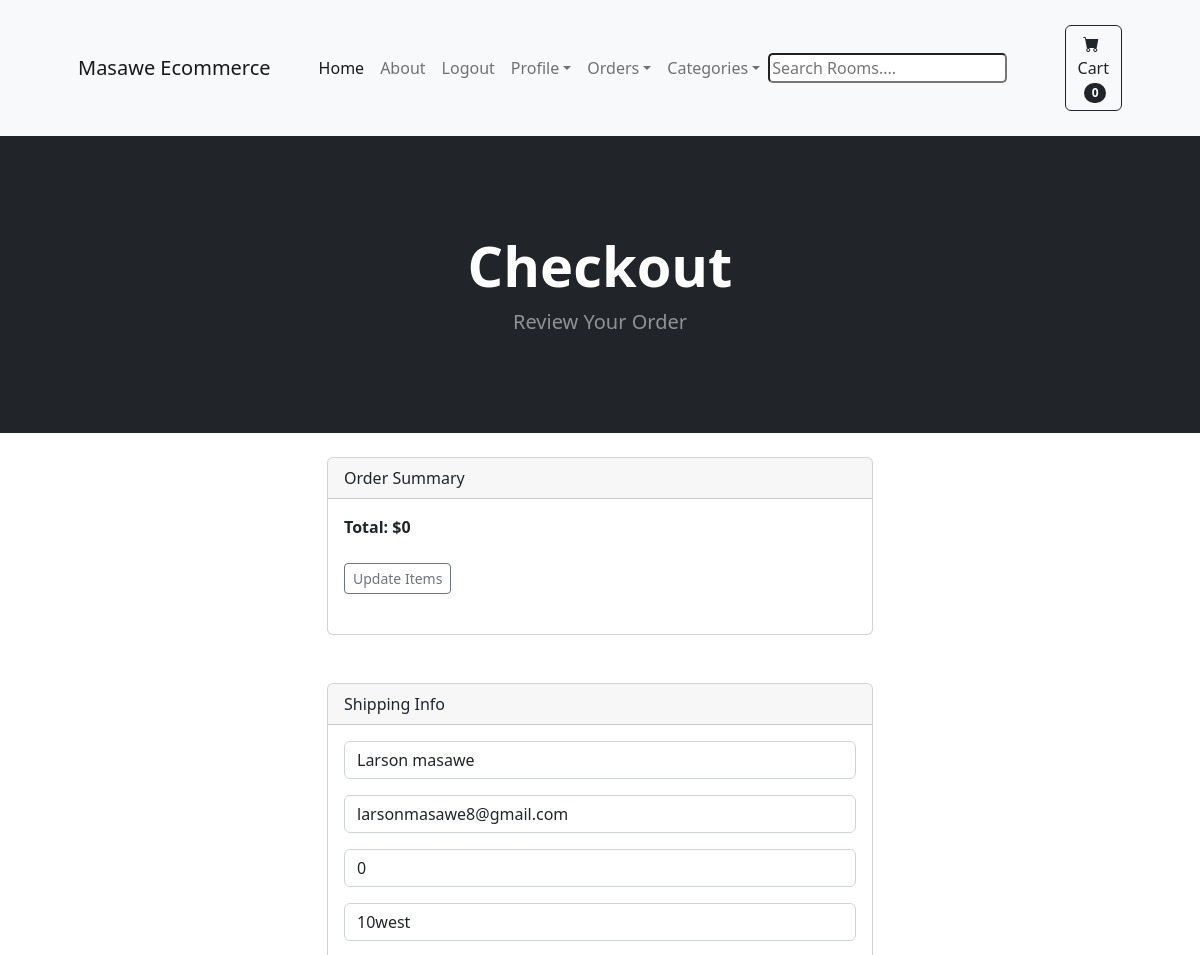
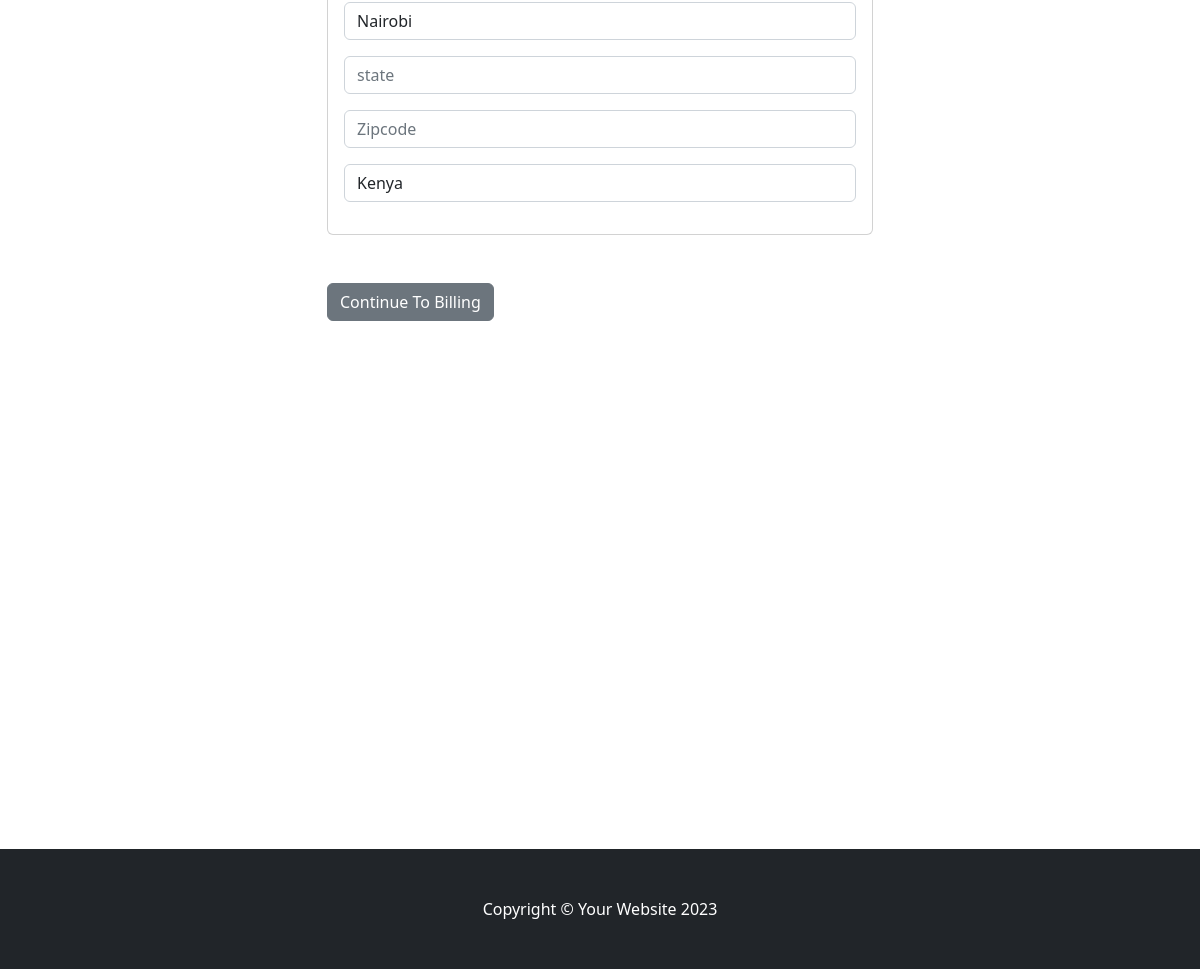
The app's page /payment/checkout (signed in) with its own data (2 pictures, top to bottom).
### payment/models.py (models this page shows, shortened)
class ShippingAddress(models.Model):
    user = models.ForeignKey(User,on_delete=models.CASCADE,null=True,blank=True)
    shipping_full_name = models.CharField(max_length=200)
    shipping_email = models.EmailField(max_length=200)
    shipping_address1 = models.CharField(max_length=200)
    shipping_address2 = models.CharField(max_length=200,null=True,blank=True)
    shipping_city = models.CharField(max_length=200)
    shipping_state = models.CharField(max_length=200,null=True,blank=True)
    shipping_zipcode = models.CharField(max_length=200,null=True,blank=True)
    shipping_country = models.CharField(max_length=200)
    class Meta:
        verbose_name_plural = "Shipping Address"

### payment/views.py (the view)
# urls.py: path('checkout',views.checkout,name = 'checkout'),
def checkout(request):
       if request.user.is_authenticated:
        shipping_user,created =ShippingAddress.objects.get_or_create(user= request.user)
        shipping_form = ShippingForm(instance = shipping_user)
        cart = Cart.objects.get(user=request.user)
        cartitem =CartItem.objects.filter(cart=cart)
        totals = 0
        for item in cartitem:
            if item.product.is_sale:
                totals += (item.product.sale_price * item.quantity)
            else:
                totals += (item.product.price * item.quantity)
        context ={'cart':cart,'cartitem':cartitem,'totals':totals,'shipping_form':shipping_form}
       return render(request,"payment/checkout.html",context)

### cart/context_processors.py (called while the page is built)
def cart_count(request):
    if request.user.is_authenticated:
        cart,created = Cart.objects.get_or_create(user=request.user)
        count = CartItem.objects.filter(cart=cart).count()
    else:
        cart = CartSession(request)
        count = len(cart)
    return {'cart_count':count}

### payment/templates/payment/checkout.html (shortened to what this page needs)
{% extends 'base.html' %}
{% block content %}
        <header class="bg-dark py-5">
            <div class="container px-4 px-lg-5 my-5">
                <div class="text-center text-white">
                    <h1 class="display-4 fw-bolder">Checkout</h1>
                    <p class="lead fw-normal text-white-50 mb-0">Review Your Order</p>
                </div>
            </div>
        </header>
        <br>
        <div class="container">
            <div class="row">
                    <div class="col-md-6 offset-md-3">
                        <div class="card">
                            <div class="card-header">
                              Order Summary
                            </div>
                            <div class="card-body">
                            <strong>Total: ${{totals}}</strong>
                            <br><br>
                            <a href="{% url 'cart_summary' %}" class="btn btn-sm btn-outline-secondary">Update Items</a>
                                <br><br>
                            </div>
                        </div>
                        <br><br>
                        <div class="card">
                            <div class="card-header">
                              Shipping Info
                            </div>
                    <form method ="POST" action="{% url 'billing_info' %}">
                        <div class="card-body">
                            {{shipping_form.as_p}}
                        </div>
                        </div>
                        <br><br>
                        <button type="submit" class="btn btn-secondary">
                            Continue To Billing</button>
                    </div>
            </div>
        </div>
     <br><br><br> <br><br><br> <br><br><br> <br><br><br> <br><br><br> <br><br><br> <br><br><br><br>
{% endblock %}

### records on screen
ShippingAddress: shipping_full_name "Larson masawe", shipping_email "larsonmasawe8@gmail.com", shipping_address1 "0", shipping_address2 "10west", shipping_city "Nairobi", shipping_country "Kenya"

### other values on screen
{{ cart_count }} "0"
{{ totals }} "0"
